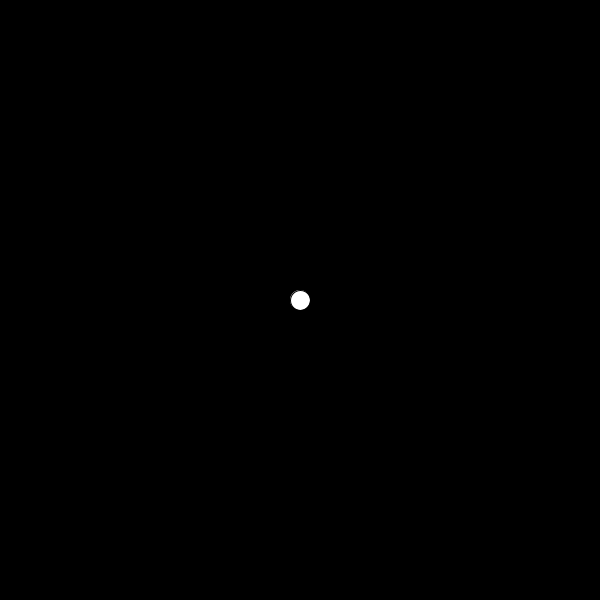
Frame 1 (no input)
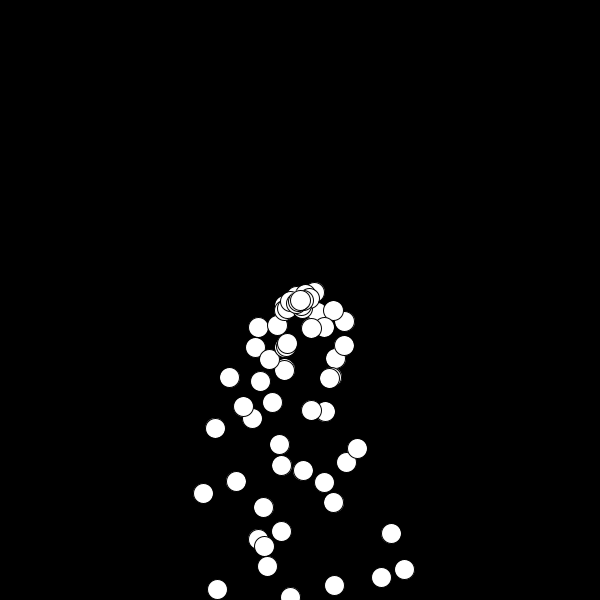
Frame 60 (the mouse pressed at the canvas centre just before this capture)
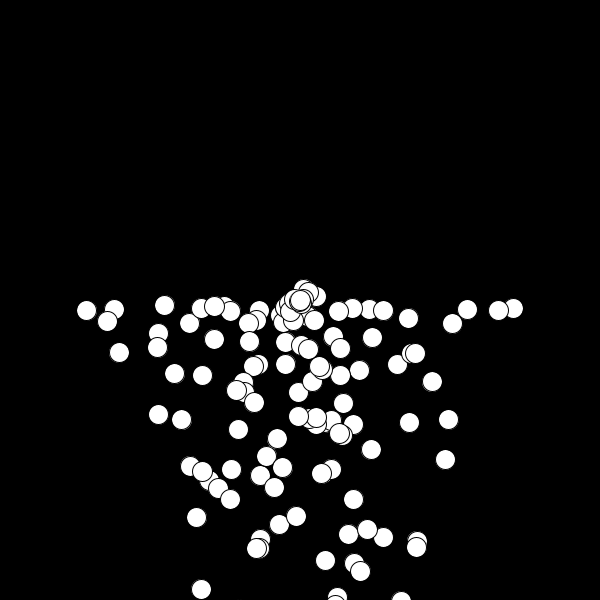
Frame 120 (the mouse held since frame 60 and released just before this capture)

The Processing sketch that drew these frames (run headless with seeded random() and noise(); from frame 60 on, the mouse is pressed at the canvas centre):

// Processing sketch: processing_157301
// ── processing_157301.pde

//declare
ArrayList ballCollection;

void setup(){
  size (600,600);
  smooth();
  //initialize
  ballCollection = new ArrayList();
  
  //for (int i=0; i<100; i++){
  //Ball myBall = new Ball(random(0,width),random(0,200));
  //ballCollection. add(myBall);
  //}
}
  

  void draw(){
    background (0);
    
   Ball myBall = new Ball(300,300);
  ballCollection. add(myBall); 
 //call function   
   
   for (int i=0; i< ballCollection. size(); i++){
   Ball mb = (Ball) ballCollection. get(i);
   mb. run();
   }
}

class Ball{
  //global variables 
  float x = 0;
  float y = 0;
  float speedX = random (-2,2);
  float speedY = random(-2,2);
  //float speed =(+/-)2; moves back or forth
  
  //contructor
  Ball(float _x, float _y){
    x= _x;
    y=_y;
  }
  //functions
  void run(){
  //display
  display();
  //move
  move();
  //bounce
  bounce();
  //gravity
  gravity();
  }
  
  void gravity(){
  speedY += 0.2;
  
  }
   void bounce(){
   if(x > width){
     speedX = speedX* -1;
     }
   if(x <0){
     speedX = speedX* -1;
     }
   if(y > height){
     speedY = speedY* -1;
     }
   if(y < 0){
     speedY = speedY* -1;
     }
   }
   
  void move(){ // updates position
  //adding two each frame 
   // x = x+2; //x+=2
   // y = y+2;
   x+= speedX;
   y+= speedY;
  }
  
  void display() {
    ellipse (x,y,20,20);
    
  
  }
}
